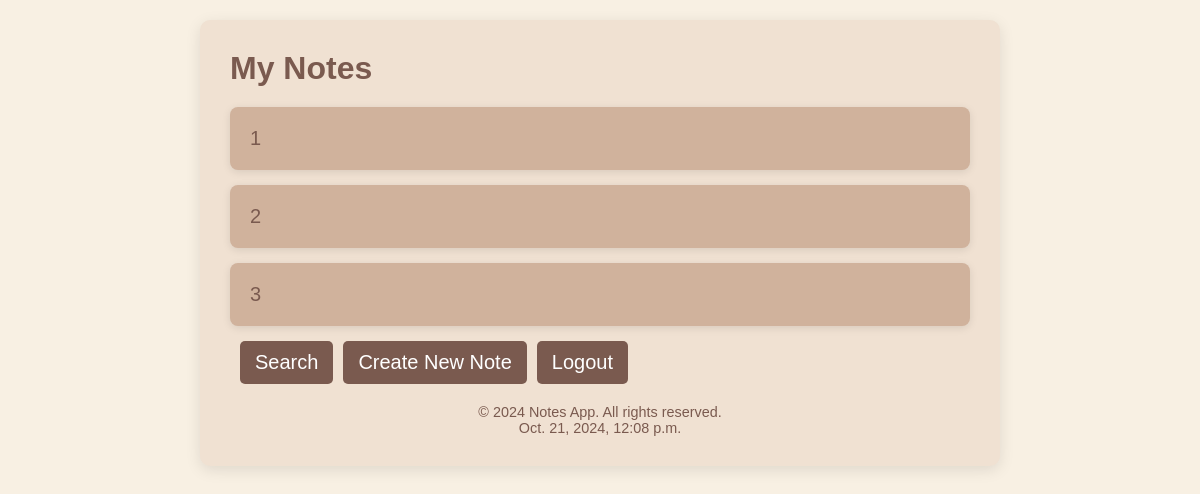
Screenshot of /notes/ (signed in) with the database file from the repository.
### notesmain/models.py (models this page shows, shortened)
class Notes(models.Model):
    title = models.CharField( max_length=200)
    text = models.TextField()
    created = models.DateTimeField(auto_now_add=True)
    user = models.ForeignKey(User, on_delete= models.CASCADE)

### notesmain/views.py (the view)
# urls.py: path('notes/', views.showlist , name='gotonote'),
@login_required
def showlist(request):
    all_notes =Notes.objects.filter(user= request.user)
    return render(request, 'notesmain/list.html', {'notes': all_notes, 'today': datetime.today})

### notesmain/templates/notesmain/list.html (shortened to what this page needs)
<!DOCTYPE html>
<html lang="en">
<head>
</head>
<body>
    <div class="container">
        <header>
            <h1>My Notes</h1>
        </header>
        <main>
            {% for note in notes %}
            <div class='note-card'>
                <a href="{% url 'nodetail' note.pk %}" >
            <li style="text-decoration:none;">
                {{note.title}}<br>
            </li>
        </a>
        </div>
           {% endfor %}
        </main>
        <div class="button-group">
            <a href="{% url 'search' %}" class="button">Search</a>
            <a href="{% url 'create_note' %}" class="button">Create New Note</a>
            <a href="{% url 'logout' %}" class="button">Logout</a>
        </div>
        <footer>
            <p>&copy; 2024 Notes App. All rights reserved.</p>
       <p>{{ today }}</p>
         </footer>
    </div>
</body>
</html>

### notesmain/templates/notesmain/list.html (style rules this page uses)
* { box-sizing: border-box; margin: 0; padding: 0; }
body { font-family: 'Arial', sans-serif; background-color: #f8f0e3; color: #4b3c31; display: flex; justify-content: center; align-items: flex-start; height: 100vh; }
.container { width: 90%; max-width: 800px; background-color: #f0e1d2; border-radius: 10px; box-shadow: 0 4px 15px rgba(0, 0, 0, 0.1); padding: 30px; margin-top: 20px; }
header { display: flex; justify-content: space-between; align-items: center; margin-bottom: 20px; }
h1 { font-size: 2em; color: #7a5a4f; }
a { font-size: 20px; color: #7a5a4f; }
.button-group { display: flex; }
.button { background-color: #7a5a4f; color: white; text-decoration: none; padding: 10px 15px; border-radius: 5px; margin-left: 10px; transition: background-color 0.3s, transform 0.2s; }
.note-card { background-color: #d0b29c; border-radius: 8px; padding: 20px; margin-bottom: 15px; box-shadow: 0 2px 8px rgba(0, 0, 0, 0.1); transition: transform 0.2s; }
footer { margin-top: 20px; text-align: center; font-size: 0.9em; color: #7a5a4f; }
li , a { list-style-type :none; text-decoration :none; }

### rows the page displays
Notes: title "1"
Notes: title "2"
Notes: title "3"

### other values shown
{{ today }} "Oct. 21, 2024, 12:08 p.m."
